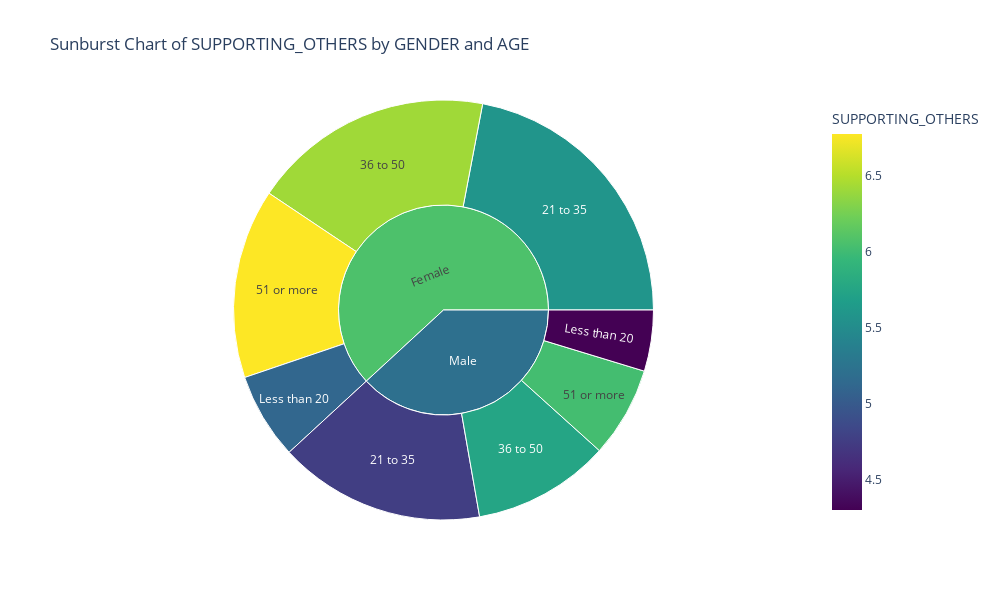

Write notebook code for a chart like this one.
### Markdown cell above
**ניתן לראות כי בממוצע בכל טווחי הגילאים הנתינה לאחר והתמיכה באחר יותר גבוה אצל הנשים מאשר הגברים .נראה זאת גם בעזרת גרף**

### Code cell
required_columns = ['AGE', 'GENDER', 'WORK_LIFE_BALANCE_SCORE', 'SUPPORTING_OTHERS', 'DONATION']
if all(column in life_df.columns for column in required_columns):
    fig = px.sunburst(
        life_df,
        path=['GENDER', 'AGE'],
        values='WORK_LIFE_BALANCE_SCORE',
        color='SUPPORTING_OTHERS',
        color_continuous_scale='Viridis',
        title='Sunburst Chart of SUPPORTING_OTHERS by GENDER and AGE',
        width=1000,
        height=600
    )
    
    fig.write_html("sunburst_chart.html")
    fig.show()
else:
    missing_columns = [column for column in required_columns if column not in life_df.columns]
    print(f"The following columns are missing from the dataframe: {missing_columns}")

### Figure 1 — Plotly figure (JSON) as saved in the notebook; plotly's stock layout.template omitted (floating-point values rounded to 4 significant figures)
{"data": [{"branchvalues": "total", "customdata": [[5.582], [4.756], [6.418], [5.75], [6.773], [6.022], [5.112], [4.299], [6.064], [5.206]], "domain": {"x": [0, 1], "y": [0, 1]}, "hovertemplate": "labels=%{label}<br>WORK_LIFE_BALANCE_SCORE=%{value}<br>parent=%{parent}<br>id=%{id}<br>SUPPORTING_OTHERS=%{color}<extra></extra>", "ids": ["Female/21 to 35", "Male/21 to 35", "Female/36 to 50", "Male/36 to 50", "Female/51 or more", "Male/51 or more", "Female/Less than 20", "Male/Less than 20", "Female", "Male"], "labels": ["21 to 35", "21 to 35", "36 to 50", "36 to 50", "51 or more", "51 or more", "Less than 20", "Less than 20", "Female", "Male"], "marker": {"coloraxis": "coloraxis", "colors": [5.582, 4.756, 6.418, 5.75, 6.773, 6.022, 5.112, 4.299, 6.064, 5.206]}, "name": "", "parents": ["Female", "Male", "Female", "Male", "Female", "Male", "Female", "Male", "", ""], "type": "sunburst", "values": [2344204, 1694000.0, 1981000.0, 1125000.0, 1554000.0, 743000.0, 707200.0, 500800.0, 6587000.0, 4063000.0]}], "layout": {"coloraxis": {"colorbar": {"title": {"text": "SUPPORTING_OTHERS"}}, "colorscale": [[0, "#440154"], [0.1111, "#482878"], [0.2222, "#3e4989"], [0.3333, "#31688e"], [0.4444, "#26828e"], [0.5556, "#1f9e89"], [0.6667, "#35b779"], [0.7778, "#6ece58"], [0.8889, "#b5de2b"], [1, "#fde725"]]}, "height": 600, "legend": {"tracegroupgap": 0}, "title": {"text": "Sunburst Chart of SUPPORTING_OTHERS by GENDER and AGE"}, "width": 1000}}
